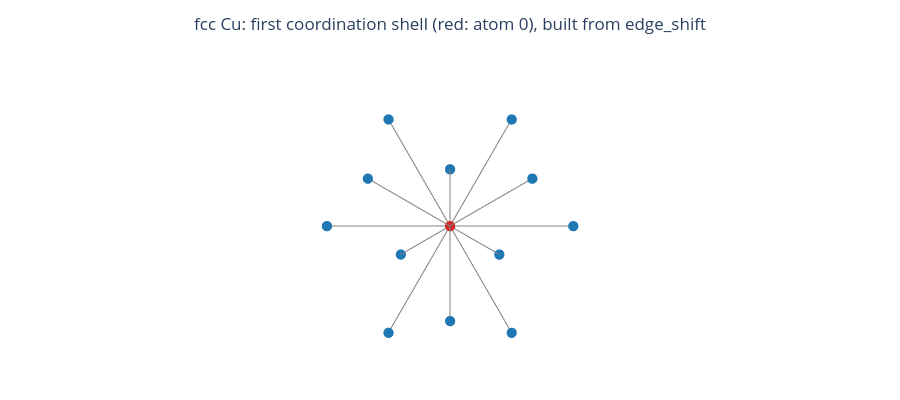

Source (notebook cell):
### Markdown cell above
Let's visualize the central atom and its 12 image-neighbors reconstructed from $(j, S)$

### Code cell
# Get the positions of the atoms in the conventional cell
center = torch.tensor(cu.positions[0])
neighbors = torch.tensor(cu.positions)[edge_index[1]] + edge_shift @ cell

# Atom 0 first, then its images, with a spoke drawn to each
shell = torch.cat([center[None, :], neighbors])
spokes = torch.stack([torch.zeros(len(neighbors), dtype=torch.long),
                      torch.arange(1, len(neighbors) + 1)])

# Create the 3D figure and draw the point cloud with edges
fig = scene3d()
draw_point_cloud(shell, fig=fig, edges=spokes,
                 color=["tab:red"] + ["tab:blue"] * len(neighbors))
show3d(fig, legend=False,
       title="fcc Cu: first coordination shell (red: atom 0), built from edge_shift")

### Figure 1 — Plotly figure (JSON) as saved in the notebook; plotly's stock layout.template omitted (floating-point values rounded to 4 significant figures)
{"data": [{"hoverinfo": "skip", "line": {"color": "gray", "width": 2}, "mode": "lines", "scene": "scene", "showlegend": false, "type": "scatter3d", "x": [0.0, -1.8, NaN, 0.0, -1.8, NaN, 0.0, 0.0, NaN, 0.0, -1.8, NaN, 0.0, -1.8, NaN, 0.0, 0.0, NaN, 0.0, 0.0, NaN, 0.0, 1.8, NaN, 0.0, 1.8, NaN, 0.0, 0.0, NaN, 0.0, 1.8, NaN, 0.0, 1.8, NaN], "y": [0.0, -1.8, NaN, 0.0, 0.0, NaN, 0.0, -1.8, NaN, 0.0, 0.0, NaN, 0.0, 1.8, NaN, 0.0, -1.8, NaN, 0.0, 1.8, NaN, 0.0, -1.8, NaN, 0.0, 0.0, NaN, 0.0, 1.8, NaN, 0.0, 0.0, NaN, 0.0, 1.8, NaN], "z": [0.0, 0.0, NaN, 0.0, 1.8, NaN, 0.0, 1.8, NaN, 0.0, -1.8, NaN, 0.0, 0.0, NaN, 0.0, -1.8, NaN, 0.0, 1.8, NaN, 0.0, 0.0, NaN, 0.0, 1.8, NaN, 0.0, -1.8, NaN, 0.0, -1.8, NaN, 0.0, 0.0, NaN]}, {"hovertemplate": "(%{x:.2f}, %{y:.2f}, %{z:.2f})<extra></extra>", "marker": {"color": ["#d62728", "#1f77b4", "#1f77b4", "#1f77b4", "#1f77b4", "#1f77b4", "#1f77b4", "#1f77b4", "#1f77b4", "#1f77b4", "#1f77b4", "#1f77b4", "#1f77b4"], "line": {"width": 0}, "size": 6, "symbol": "circle"}, "mode": "markers", "name": "", "scene": "scene", "showlegend": false, "type": "scatter3d", "x": [0.0, -1.8, -1.8, 0.0, -1.8, -1.8, 0.0, 0.0, 1.8, 1.8, 0.0, 1.8, 1.8], "y": [0.0, -1.8, 0.0, -1.8, 0.0, 1.8, -1.8, 1.8, -1.8, 0.0, 1.8, 0.0, 1.8], "z": [0.0, 0.0, 1.8, 1.8, -1.8, 0.0, -1.8, 1.8, 0.0, 1.8, -1.8, -1.8, 0.0]}], "layout": {"height": 400, "legend": {"orientation": "h", "x": 0.5, "xanchor": "center", "y": 0, "yanchor": "top"}, "margin": {"b": 8, "l": 8, "r": 8, "t": 60}, "scene": {"aspectmode": "data", "domain": {"x": [0, 1], "y": [0, 1]}, "xaxis": {"showbackground": false, "visible": false}, "yaxis": {"showbackground": false, "visible": false}, "zaxis": {"showbackground": false, "visible": false}}, "showlegend": false, "title": {"text": "fcc Cu: first coordination shell (red: atom 0), built from edge_shift", "x": 0.5, "xanchor": "center"}}}
